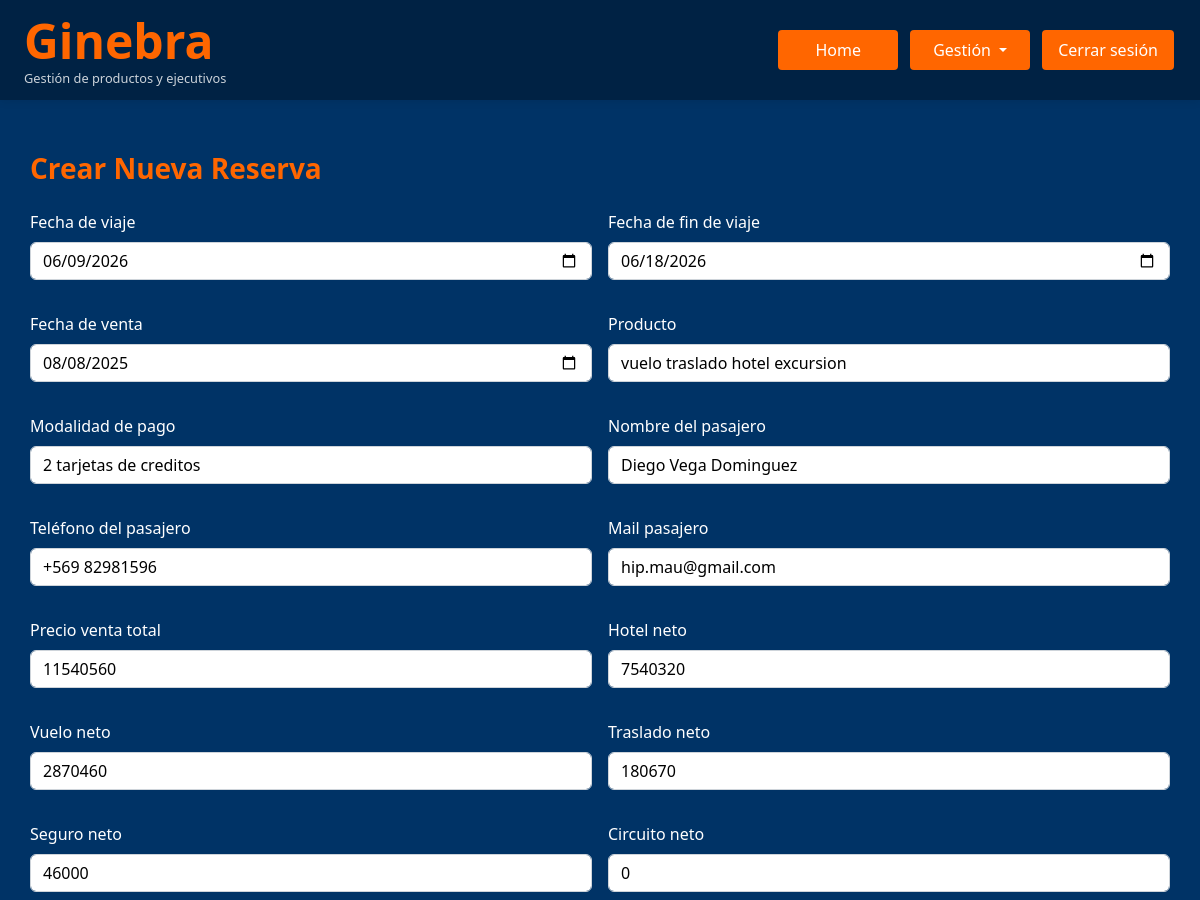
/reservas?editar=10 (signed in, upper part), run on an earlier commit of the app's database.
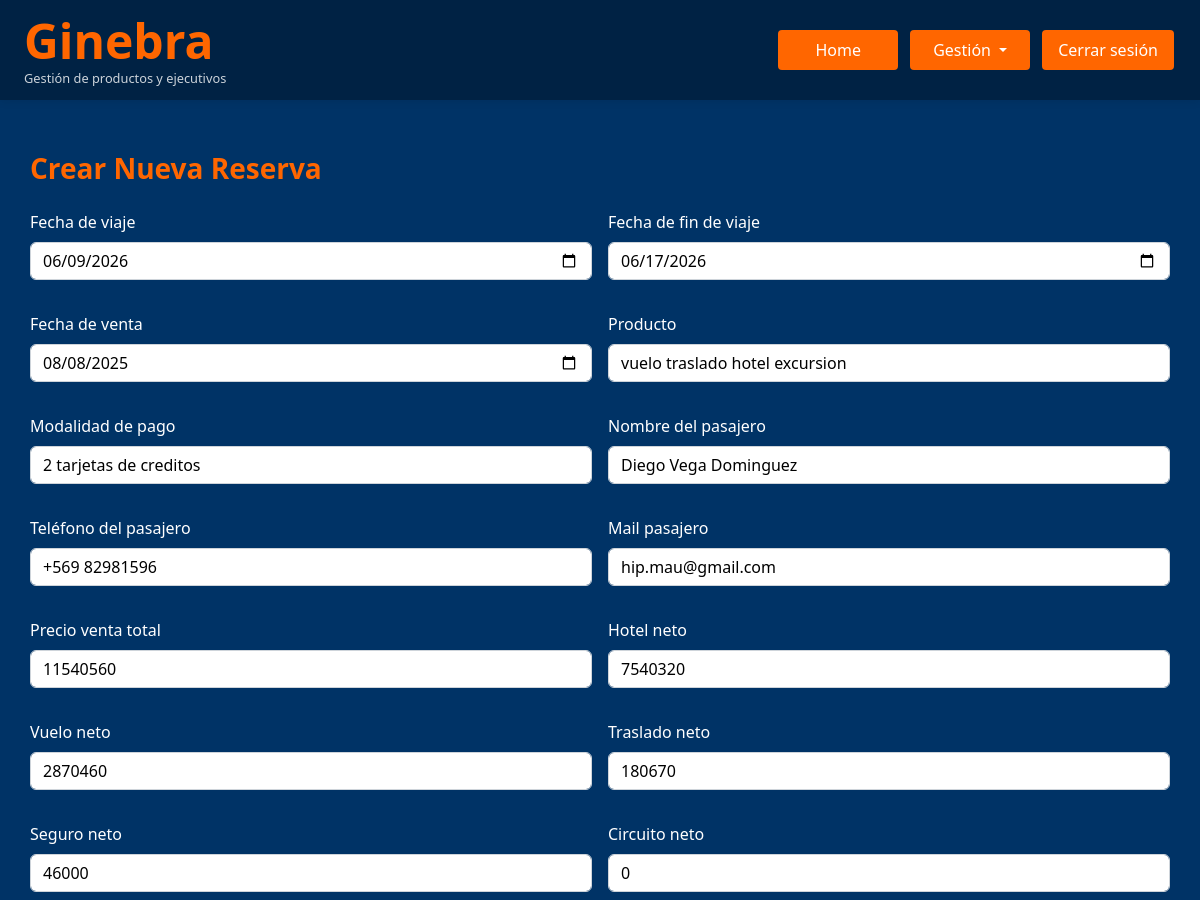
And on a later commit of the database.
### Ginebra.py (models this page shows)
class Reserva(db.Model):
    id = db.Column(db.Integer, primary_key=True)
    usuario_id = db.Column(db.Integer, db.ForeignKey('usuario.id'), nullable=False)
    fecha_viaje = db.Column(db.Date, nullable=True, index=True)
    fecha_fin_viaje = db.Column(db.Date, nullable=True, index=True)
    fecha_venta = db.Column(db.Date, nullable=True, index=True)
    producto = db.Column(db.String(100), index=True)
    modalidad_pago = db.Column(db.String(100), index=True)
    nombre_pasajero = db.Column(db.String(100), index=True)
    telefono_pasajero = db.Column(db.String(100), index=True)
    mail_pasajero = db.Column(db.String(100), index=True)
    precio_venta_total = db.Column(db.Numeric(12,2), default=Decimal('0.00'), index=True)
    precio_venta_neto = db.Column(db.Numeric(12,2), default=Decimal('0.00'), index=True)
    hotel_neto = db.Column(db.Numeric(12,2), default=Decimal('0.00'), index=True)
    vuelo_neto = db.Column(db.Numeric(12,2), default=Decimal('0.00'), index=True)
    traslado_neto = db.Column(db.Numeric(12,2), default=Decimal('0.00'), index=True)
    seguro_neto = db.Column(db.Numeric(12,2), default=Decimal('0.00'), index=True)
    circuito_neto = db.Column(db.Numeric(12,2), default=Decimal('0.00'), index=True)
    crucero_neto = db.Column(db.Numeric(12,2), default=Decimal('0.00'), index=True)
    excursion_neto = db.Column(db.Numeric(12,2), default=Decimal('0.00'), index=True)
    paquete_neto = db.Column(db.Numeric(12,2), default=Decimal('0.00'), index=True)
    ganancia_total =  db.Column(db.Numeric(12,2), default=Decimal('0.00'), index=True)
    comision_ejecutivo = db.Column(db.Numeric(12,2), default=Decimal('0.00'), index=True)
    comision_agencia = db.Column(db.Numeric(12,2), default=Decimal('0.00'), index=True)
    bonos = db.Column(db.Numeric(12,2), default=Decimal('0.00'), index=True)
    localizadores = db.Column(db.Text, nullable=True)
    nombre_ejecutivo = db.Column(db.String(100), index=True)
    correo_ejecutivo = db.Column(db.String(100), index=True)
    destino = db.Column(db.String(100))
    comentarios = db.Column(db.Text, nullable=True)
    comprobante_venta = db.Column(db.String(200))
    comprobante_pdf = db.Column(db.LargeBinary)
    estado_pago = db.Column(db.Enum(*ESTADO_PAGO_OPTIONS, name='estado_pago_reserva'), default='No Pagado')
    venta_cobrada = db.Column(db.Enum(*VENTA_COBRADA_OPTIONS, name='venta_cobrada_options'), default='No Cobrada')
    venta_emitida = db.Column(db.Enum(*VENTA_EMITIDA_OPTIONS, name='venta_emitida_options'), default='No Emitida')
    opinion = db.Column(db.Enum(*OPINION_OPTIONS, name='estado_opinion_viaje'), default='no')
    postventa = db.Column(db.Enum(*POSTVENTA_OPTIONS, name='estado_postventa_viaje'), default='no')
    estado_postventa = db.Column(db.Enum(*ESTADO_POSTVENTA_OPTIONS, name='estado_postventa_viaje'), default='not ok')
    experiencia = db.Column(db.Text, nullable=True)
    seguimiento = db.Column(db.Text, nullable=True)
    usuario = db.relationship('Usuario', backref=db.backref('reservas', lazy=True))
    empresa_id = db.Column(db.Integer, db.ForeignKey('empresa.id'), nullable=True)
    empresa = db.relationship('Empresa', backref=db.backref('reservas', lazy=True))

### Ginebra.py (the view, shortened to what this page needs)
@app.route('/reservas', methods=['GET', 'POST'])
@login_required
def gestionar_reservas():
    search_query = request.args.get('search', '').strip()
    page = request.args.get('page', 1, type=int)
    per_page = 10  # Número de elementos por página
    reservas_query = Reserva.query
    if current_user.rol not in ('admin', 'master'):
        reservas_query = reservas_query.filter_by(usuario_id=current_user.id)
    reservas_paginated = reservas_query.paginate(page=page, per_page=per_page, error_out=False)
    reservas = reservas_paginated.items
    editar_id = request.args.get('editar')
    editar_reserva = None
    if editar_id:
        reserva_a_editar = Reserva.query.get(int(editar_id))
        if reserva_a_editar and puede_editar_reserva(reserva_a_editar):
            if reserva_a_editar.usuario:
                comision_ejecutivo, comision_agencia, ganancia_total, _, precio_venta_neto = calcular_comisiones(reserva_a_editar, reserva_a_editar.usuario)
                reserva_a_editar.precio_venta_neto = precio_venta_neto
                reserva_a_editar.comision_ejecutivo = comision_ejecutivo
                reserva_a_editar.comision_agencia = comision_agencia
                reserva_a_editar.ganancia_total = ganancia_total
            editar_reserva = reserva_a_editar
    return render_template(
        'reservas.html',
        reservas=reservas,
        editar_reserva=editar_reserva,
        pagination=reservas_paginated,
        search_query=search_query
    )

### Ginebra.py (called while the page is built)
@login_manager.user_loader
def load_user(user_id):
    return Usuario.query.get(int(user_id))

@app.context_processor
def inject_global_functions():
    return dict(ruta_inicio_por_rol=ruta_inicio_por_rol)

def puede_editar_reserva(reserva):
    return current_user.rol in ('master', 'admin', 'controling') or reserva.usuario_id == current_user.id

def safe_decimal(val):
    if val is None:
        return Decimal('0.00')
    try:
        val = str(val).replace(',', '.').replace(' ', '').strip()
        return Decimal(val)
    except Exception:
        return Decimal('0.00')

def ruta_inicio_por_rol(usuario):
    if usuario.rol in ('master', 'admin'):
        return 'admin_panel'
    elif usuario.rol == 'controling':
        return 'controling_panel'
    elif usuario.rol == 'analista':
        return 'analista_panel'
    elif usuario.rol == 'ejecutivo':
        return 'ejecutivo_panel'
    else:
        return 'login'

@app.template_filter('formato_miles')
def formato_miles(value):
    try:
        value = round(float(value))
        return '{:,.0f}'.format(value).replace(',', '.')
    except:
        return '0'

### templates/reservas.html (shortened to what the changed rows need)
{% extends "base.html" %}
{% block extra_css %}
<link rel="stylesheet" href="{{ url_for('static', filename='reservas.css') }}">
{% endblock %}
{% block content %}
<div class="container" style="margin-top: 120px;">
  <form method="POST" enctype="multipart/form-data">
            <div class="row g-3">
        <div class="col-md-6">
          <label class="form-label" for="fecha_viaje">Fecha de viaje</label>
          <input type="date" id="fecha_viaje" class="form-control" name="fecha_viaje"
            value="{{ editar_reserva.fecha_viaje if editar_reserva else '' }}" required />
        </div>
        <div class="col-md-6">
          <label class="form-label" for="fecha_fin_viaje">Fecha de fin de viaje</label>
          <input type="date" id="fecha_fin_viaje" class="form-control" name="fecha_fin_viaje"
            value="{{ editar_reserva.fecha_fin_viaje if editar_reserva else '' }}" required />
        </div>
        <div class="col-md-6">
          <label class="form-label" for="fecha_venta">Fecha de venta</label>
          <input type="date" id="fecha_venta" class="form-control" name="fecha_venta"
            value="{{ editar_reserva.fecha_venta if editar_reserva else '' }}" required />
        </div>
        <div class="col-md-6">
          <label class="form-label" for="producto">Producto</label>
          <input type="text" id="producto" class="form-control" name="producto"
            value="{{ editar_reserva.producto if editar_reserva else '' }}" required />
        </div>
        <div class="col-md-6">
          <label class="form-label" for="modalidad_pago">Modalidad de pago</label>
          <input type="text" id="modalidad_pago" class="form-control" name="modalidad_pago"
            value="{{ editar_reserva.modalidad_pago if editar_reserva else '' }}" required />
        </div>
        <div class="col-md-6">
          <label class="form-label" for="nombre_pasajero">Nombre del pasajero</label>
          <input type="text" id="nombre_pasajero" class="form-control" name="nombre_pasajero"
            value="{{ editar_reserva.nombre_pasajero if editar_reserva else '' }}" required />
        </div>
        <div class="col-md-6">
          <label class="form-label" for="telefono_pasajero">Teléfono del pasajero</label>
          <input type="text" id="telefono_pasajero" class="form-control" name="telefono_pasajero"
            value="{{ editar_reserva.telefono_pasajero if editar_reserva else '' }}" />
        </div>
        <div class="col-md-6">
          <label class="form-label" for="mail_pasajero">Mail pasajero</label>
          <input type="email" id="mail_pasajero" class="form-control" name="mail_pasajero"
            value="{{ editar_reserva.mail_pasajero if editar_reserva else '' }}" required />
        </div>
        <div class="col-md-6">
          <label class="form-label" for="precio_venta_total">Precio venta total</label>
          <input type="number" step="1" id="precio_venta_total" class="form-control" name="precio_venta_total"
            value="{{ editar_reserva.precio_venta_total|int if editar_reserva else '' }}" required />
        </div>
        <div class="col-md-6">
          <label class="form-label" for="hotel_neto">Hotel neto</label>
          <input type="number" step="1" id="hotel_neto" class="form-control" name="hotel_neto"
            value="{{ editar_reserva.hotel_neto|int if editar_reserva else '' }}" />
        </div>
        <div class="col-md-6">
          <label class="form-label" for="vuelo_neto">Vuelo neto</label>
          <input type="number" step="1" id="vuelo_neto" class="form-control" name="vuelo_neto"
            value="{{ editar_reserva.vuelo_neto|int if editar_reserva else '' }}" />
        </div>
        <div class="col-md-6">
          <label class="form-label" for="traslado_neto">Traslado neto</label>
          <input type="number" step="1" id="traslado_neto" class="form-control" name="traslado_neto"
            value="{{ editar_reserva.traslado_neto|int if editar_reserva else '' }}" />
        </div>
        <div class="col-md-6">
          <label class="form-label" for="seguro_neto">Seguro neto</label>
          <input type="number" step="1" id="seguro_neto" class="form-control" name="seguro_neto"
            value="{{ editar_reserva.seguro_neto|int if editar_reserva else '' }}" />
        </div>
        <div class="col-md-6">
          <label class="form-label" for="circuito_neto">Circuito neto</label>
          <input type="number" step="1" id="circuito_neto" class="form-control" name="circuito_neto"
            value="{{ editar_reserva.circuito_neto|int if editar_reserva else '' }}" />
        </div>
      </div>
      </form>
    </div>
</div>
{% endblock %}

What changed in the data, as far as the page shows it:
changed Reserva "vuelo traslado hotel excursion": fecha_fin_viaje "06/18/2026" → "06/17/2026"
